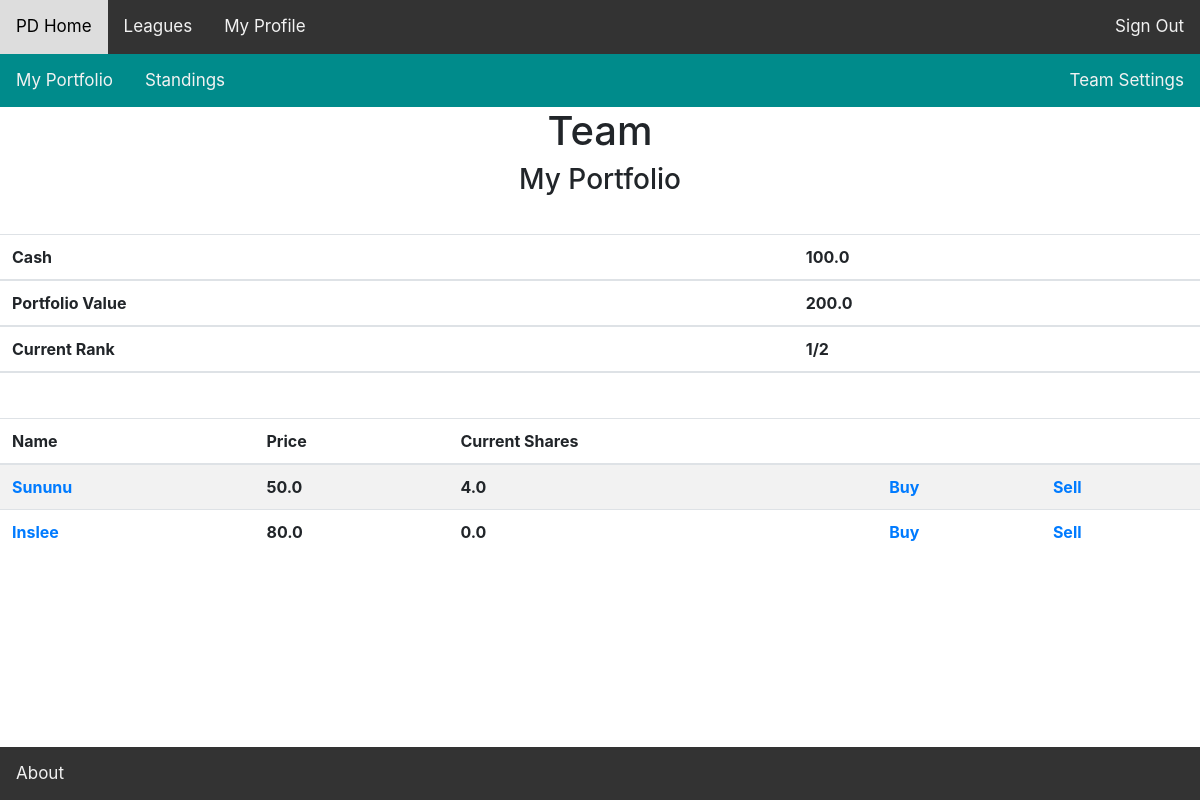
The app's page /team/portfolio/10/ (signed in), older data.
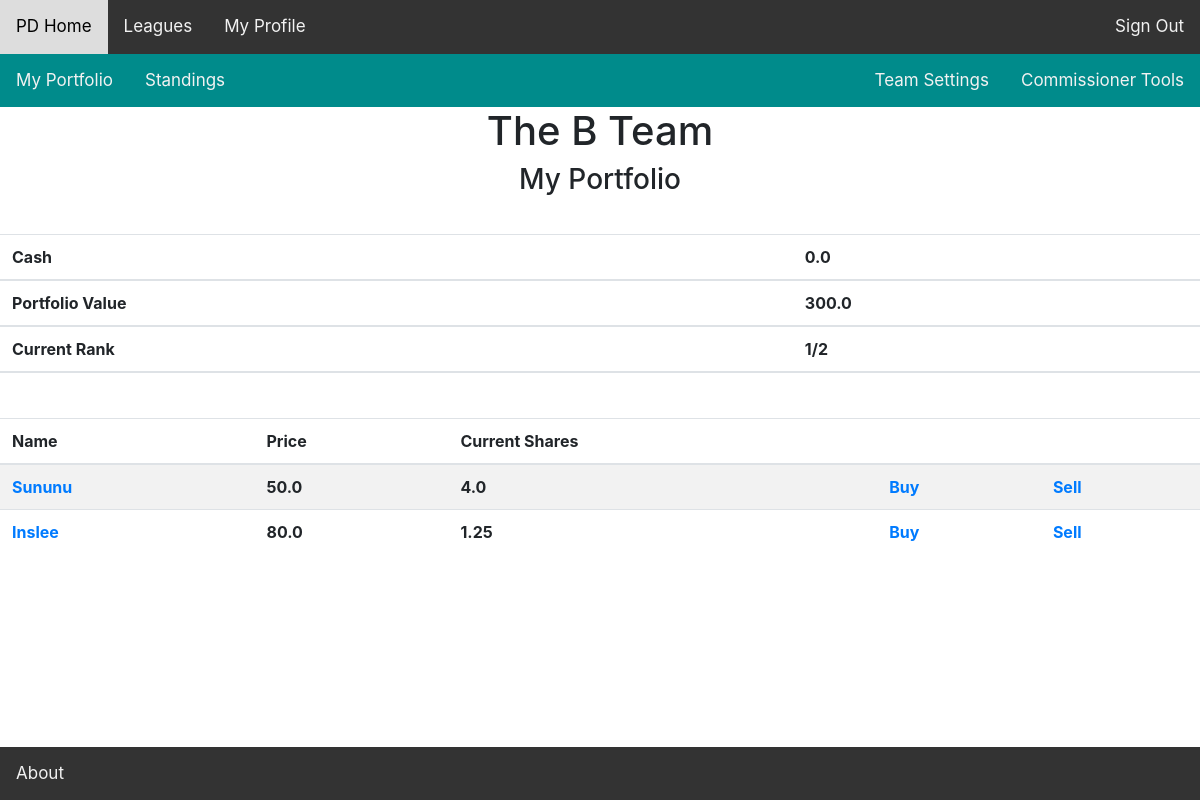
The same page, newer data.
### fantasyworld/models.py (models this page shows, shortened)
class Team(models.Model):
	user = models.ForeignKey(Profile, on_delete=models.CASCADE)
	league_session = models.ForeignKey(LeagueSession, on_delete=models.CASCADE)
	team_name = models.CharField(max_length=100, default = "Team")
	is_commissioner = models.BooleanField(default=False)
	budget = models.FloatField(default=100)
	def get_current_stock_quantity(self, stock):
		quantity = 0
		transactions = stock.stocktransaction_set.filter(team=self)
		for transaction in transactions:
			if transaction.bought_stock == True:
				quantity += transaction.quantity
			if transaction.sold_stock == True:
				quantity -= transaction.quantity
		return quantity

class Stock(models.Model):
	league_session = models.ForeignKey(LeagueSession, on_delete = models.CASCADE)
	name = models.CharField(max_length=100,  default="Untitled")
	price = models.FloatField()
	transactions = models.ManyToManyField(Team, through = 'StockTransaction',
		default=None)
	description = models.CharField(max_length=1000, null=True)
	stock_type = models.CharField(max_length=100, default='Generic')

### fantasyworld/views/league_views.py (the view)
# urls.py: path('team/portfolio/<int:team_id>/', views.team_portfolio,
def team_portfolio(request, team_id):
	user = request.user
	try:
		league_session = Team.objects.get(pk=team_id).league_session
		profile = Profile.objects.filter(user=user)[0]
		team = Team.objects.get(user=profile,
								league_session=league_session)
	except Team.DoesNotExist:
		raise Http404("Team Does Not Exist :(")
	league_session = team.league_session
	noncash_portfolio_value = 0
	'''get list of all stocks available for purchase/sale'''
	all_stocks = Stock.objects.filter(league_session=league_session)
	teams_stocks = {}
	for stock in all_stocks:
		teams_stocks[stock] = team.get_current_stock_quantity(stock)
		noncash_portfolio_value += teams_stocks[stock] * stock.price
	return render(request, 'fantasyworld/team_portfolio.html',
		context={'team': team,
				'users_team_id': team.id,
				'league': league_session.league,
				'teams_stocks': teams_stocks,
				'user_is_commissioner': team.is_commissioner,
				'noncash_portfolio_value': noncash_portfolio_value})

### fantasyworld/templates/fantasyworld/team_portfolio.html
{% extends 'fantasyworld/bases/teampage_header.html' %}
{% block teampage_header %}
<h1>{{team.team_name}}</h1>
 <h3> My Portfolio </h3>
 <br>
  <table class="table table-striped" style="margin-top: 5px;">
  	<thead>
  		<th scope="col">Cash </th>
  		<th scope="col">{{team.budget}}</th>
  	</thead>
  	<thead>
  		<th scope="col">Portfolio Value </th>
  		<th scope="col">{{noncash_portfolio_value}}</th>
  	</thead>
  	<thead>
  		<th scope="col">Current Rank </th>
  		<th scope="col">1/2</th>
  	</thead>
  </table>
  <br>
  {% if teams_stocks %}
  <table class="table table-striped" style="margin-top: 5px;">
    <thead>
      <tr>
        <th scope="col">Name</th>
        <th scope="col">Price</th>
        <th scope="col">Current Shares</th>
        <th scope="col"></th>
        <th scope="col"></th>
      </tr>
    </thead>
    <tbody>
      {% for stock, current_quantity in teams_stocks.items %}
        <tr>
        <th> <a href="{% url 'fantasyworld:stock_detail' stock.id %}">{{stock.name}} </a></th>
        <th> {{stock.price}} </th>
        <th> {{current_quantity}} </th>
        <th> <a href="{% url 'fantasyworld:buy_stock' league.id stock.id %}">Buy</a> </th>
        <th> <a href="{% url 'fantasyworld:sell_stock' league.id stock.id %}">Sell</a> </th>
        </tr>
      {% endfor %}
    </tbody>
  </table>
  {% endif %}
{% endblock %}

Row changes from the older to the newer data that the page shows:
changed Team: team_name "Team" → "The B Team"; budget "100.0" → "0.0"
changed Stock "Inslee": current_quantity "0.0" → "1.25"
Text that changed along with them:
{{ noncash_portfolio_value }}: "200.0" → "300.0"
text now shown: "Commissioner Tools"
